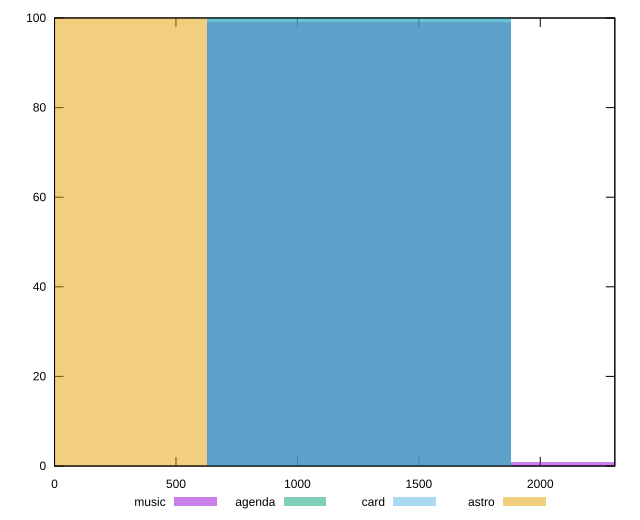

Recreate this plot in gnuplot.
reset

$music <<EOF
1251.9722230404718 99
2503.9444460809436 1
EOF

$agenda <<EOF
1251.9722230404718 100
EOF

$card <<EOF
1251.9722230404718 100
EOF

$astro <<EOF
0 100
EOF

set key outside below
set boxwidth 1251.9722230404718
set xrange [0:2307]
set yrange [0:100]
set trange [0:100]
set style fill transparent solid 0.5 noborder
set terminal svg size 640, 520 enhanced background rgb 'white'
set output "reports/report_00028_2021-02-24T12-49-42.674Z/uses-rel-preload/comparison/histogram/all_raw.svg"

plot $music title "music" with boxes, \
     $agenda title "agenda" with boxes, \
     $card title "card" with boxes, \
     $astro title "astro" with boxes

reset
